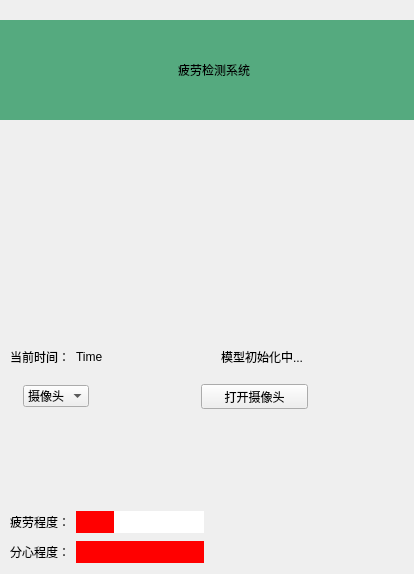
<?xml version="1.0" encoding="UTF-8"?>
<ui version="4.0">
 <class>Fatigue</class>
 <widget class="QMainWindow" name="Fatigue">
  <property name="geometry">
   <rect>
    <x>0</x>
    <y>0</y>
    <width>414</width>
    <height>574</height>
   </rect>
  </property>
  <property name="windowTitle">
   <string>Fatigue</string>
  </property>
  <widget class="QWidget" name="centralwidget">
   <layout class="QGridLayout" name="gridLayout_7">
    <property name="leftMargin">
     <number>0</number>
    </property>
    <property name="topMargin">
     <number>0</number>
    </property>
    <property name="rightMargin">
     <number>0</number>
    </property>
    <property name="bottomMargin">
     <number>0</number>
    </property>
    <property name="spacing">
     <number>0</number>
    </property>
    <item row="2" column="0">
     <widget class="QWidget" name="STATUS" native="true">
      <layout class="QGridLayout" name="gridLayout_8">
       <property name="leftMargin">
        <number>0</number>
       </property>
       <property name="topMargin">
        <number>0</number>
       </property>
       <property name="rightMargin">
        <number>0</number>
       </property>
       <property name="bottomMargin">
        <number>0</number>
       </property>
       <item row="4" column="0">
        <spacer name="verticalSpacer_3">
         <property name="orientation">
          <enum>Qt::Vertical</enum>
         </property>
         <property name="sizeType">
          <enum>QSizePolicy::Preferred</enum>
         </property>
         <property name="sizeHint" stdset="0">
          <size>
           <width>20</width>
           <height>10</height>
          </size>
         </property>
        </spacer>
       </item>
       <item row="3" column="0">
        <spacer name="verticalSpacer">
         <property name="orientation">
          <enum>Qt::Vertical</enum>
         </property>
         <property name="sizeHint" stdset="0">
          <size>
           <width>20</width>
           <height>40</height>
          </size>
         </property>
        </spacer>
       </item>
       <item row="5" column="0">
        <widget class="QWidget" name="widget_3" native="true">
         <property name="sizePolicy">
          <sizepolicy hsizetype="Expanding" vsizetype="Expanding">
           <horstretch>0</horstretch>
           <verstretch>0</verstretch>
          </sizepolicy>
         </property>
         <property name="maximumSize">
          <size>
           <width>16777215</width>
           <height>16777215</height>
          </size>
         </property>
         <layout class="QGridLayout" name="gridLayout_6">
          <property name="leftMargin">
           <number>0</number>
          </property>
          <property name="topMargin">
           <number>0</number>
          </property>
          <property name="rightMargin">
           <number>0</number>
          </property>
          <property name="bottomMargin">
           <number>0</number>
          </property>
          <item row="0" column="0">
           <widget class="QWidget" name="widget_5" native="true">
            <property name="sizePolicy">
             <sizepolicy hsizetype="Expanding" vsizetype="Expanding">
              <horstretch>0</horstretch>
              <verstretch>0</verstretch>
             </sizepolicy>
            </property>
            <layout class="QGridLayout" name="gridLayout_5">
             <property name="leftMargin">
              <number>0</number>
             </property>
             <property name="topMargin">
              <number>0</number>
             </property>
             <property name="rightMargin">
              <number>0</number>
             </property>
             <item row="1" column="2">
              <widget class="QProgressBar" name="fx_pB">
               <property name="styleSheet">
                <string notr="true">QProgressBar{border:1px;background:white;}
QProgressBar::chunk{background:red}</string>
               </property>
               <property name="value">
                <number>100</number>
               </property>
               <property name="textVisible">
                <bool>false</bool>
               </property>
              </widget>
             </item>
             <item row="0" column="0">
              <spacer name="horizontalSpacer_7">
               <property name="orientation">
                <enum>Qt::Horizontal</enum>
               </property>
               <property name="sizeType">
                <enum>QSizePolicy::Preferred</enum>
               </property>
               <property name="sizeHint" stdset="0">
                <size>
                 <width>10</width>
                 <height>20</height>
                </size>
               </property>
              </spacer>
             </item>
             <item row="1" column="1">
              <widget class="QLabel" name="label_6">
               <property name="text">
                <string>分心程度：</string>
               </property>
              </widget>
             </item>
             <item row="0" column="2">
              <widget class="QProgressBar" name="pl_pB">
               <property name="styleSheet">
                <string notr="true">QProgressBar{border:1px;background:white;}
QProgressBar::chunk{background:red}</string>
               </property>
               <property name="value">
                <number>30</number>
               </property>
               <property name="textVisible">
                <bool>false</bool>
               </property>
              </widget>
             </item>
             <item row="0" column="1">
              <widget class="QLabel" name="label_5">
               <property name="text">
                <string>疲劳程度：</string>
               </property>
              </widget>
             </item>
            </layout>
           </widget>
          </item>
          <item row="0" column="1">
           <widget class="QWidget" name="widget_4" native="true">
            <layout class="QGridLayout" name="gridLayout_4">
             <property name="leftMargin">
              <number>0</number>
             </property>
             <property name="topMargin">
              <number>0</number>
             </property>
             <property name="rightMargin">
              <number>0</number>
             </property>
             <item row="0" column="1">
              <spacer name="horizontalSpacer_10">
               <property name="orientation">
                <enum>Qt::Horizontal</enum>
               </property>
               <property name="sizeType">
                <enum>QSizePolicy::Preferred</enum>
               </property>
               <property name="sizeHint" stdset="0">
                <size>
                 <width>20</width>
                 <height>20</height>
                </size>
               </property>
              </spacer>
             </item>
             <item row="0" column="0">
              <widget class="QLabel" name="plot">
               <property name="sizePolicy">
                <sizepolicy hsizetype="Expanding" vsizetype="Expanding">
                 <horstretch>0</horstretch>
                 <verstretch>0</verstretch>
                </sizepolicy>
               </property>
               <property name="text">
                <string/>
               </property>
               <property name="pixmap">
                <pixmap resource="SOURCE/images.qrc">:/mintor.svg</pixmap>
               </property>
               <property name="scaledContents">
                <bool>true</bool>
               </property>
               <property name="alignment">
                <set>Qt::AlignCenter</set>
               </property>
              </widget>
             </item>
            </layout>
           </widget>
          </item>
         </layout>
        </widget>
       </item>
       <item row="2" column="0">
        <spacer name="verticalSpacer_5">
         <property name="orientation">
          <enum>Qt::Vertical</enum>
         </property>
         <property name="sizeType">
          <enum>QSizePolicy::Fixed</enum>
         </property>
         <property name="sizeHint" stdset="0">
          <size>
           <width>20</width>
           <height>10</height>
          </size>
         </property>
        </spacer>
       </item>
       <item row="1" column="0">
        <widget class="QWidget" name="widget_2" native="true">
         <property name="minimumSize">
          <size>
           <width>0</width>
           <height>0</height>
          </size>
         </property>
         <property name="maximumSize">
          <size>
           <width>16777215</width>
           <height>16777215</height>
          </size>
         </property>
         <layout class="QGridLayout" name="gridLayout_3">
          <property name="leftMargin">
           <number>0</number>
          </property>
          <property name="topMargin">
           <number>0</number>
          </property>
          <property name="rightMargin">
           <number>0</number>
          </property>
          <item row="1" column="4">
           <widget class="QToolButton" name="open_close_video">
            <property name="sizePolicy">
             <sizepolicy hsizetype="Expanding" vsizetype="Fixed">
              <horstretch>0</horstretch>
              <verstretch>0</verstretch>
             </sizepolicy>
            </property>
            <property name="maximumSize">
             <size>
              <width>16777215</width>
              <height>16777215</height>
             </size>
            </property>
            <property name="text">
             <string>打开摄像头</string>
            </property>
            <property name="icon">
             <iconset resource="SOURCE/images.qrc">
              <normaloff>:/triangle-play.svg</normaloff>:/triangle-play.svg</iconset>
            </property>
            <property name="autoExclusive">
             <bool>false</bool>
            </property>
            <property name="toolButtonStyle">
             <enum>Qt::ToolButtonTextBesideIcon</enum>
            </property>
            <property name="autoRaise">
             <bool>false</bool>
            </property>
           </widget>
          </item>
          <item row="0" column="3">
           <spacer name="verticalSpacer_4">
            <property name="orientation">
             <enum>Qt::Vertical</enum>
            </property>
            <property name="sizeType">
             <enum>QSizePolicy::Fixed</enum>
            </property>
            <property name="sizeHint" stdset="0">
             <size>
              <width>20</width>
              <height>1</height>
             </size>
            </property>
           </spacer>
          </item>
          <item row="1" column="2">
           <widget class="QComboBox" name="vido_cbx">
            <item>
             <property name="text">
              <string>摄像头</string>
             </property>
            </item>
           </widget>
          </item>
          <item row="1" column="5">
           <spacer name="horizontalSpacer_9">
            <property name="orientation">
             <enum>Qt::Horizontal</enum>
            </property>
            <property name="sizeType">
             <enum>QSizePolicy::Expanding</enum>
            </property>
            <property name="sizeHint" stdset="0">
             <size>
              <width>10</width>
              <height>10</height>
             </size>
            </property>
           </spacer>
          </item>
          <item row="1" column="1">
           <widget class="QLabel" name="label_7">
            <property name="sizePolicy">
             <sizepolicy hsizetype="Preferred" vsizetype="Preferred">
              <horstretch>0</horstretch>
              <verstretch>0</verstretch>
             </sizepolicy>
            </property>
            <property name="maximumSize">
             <size>
              <width>70</width>
              <height>70</height>
             </size>
            </property>
            <property name="text">
             <string/>
            </property>
            <property name="pixmap">
             <pixmap resource="SOURCE/images.qrc">:/shexiang.svg</pixmap>
            </property>
            <property name="scaledContents">
             <bool>true</bool>
            </property>
           </widget>
          </item>
          <item row="1" column="3">
           <spacer name="horizontalSpacer_4">
            <property name="orientation">
             <enum>Qt::Horizontal</enum>
            </property>
            <property name="sizeHint" stdset="0">
             <size>
              <width>40</width>
              <height>20</height>
             </size>
            </property>
           </spacer>
          </item>
          <item row="1" column="0">
           <spacer name="horizontalSpacer_6">
            <property name="orientation">
             <enum>Qt::Horizontal</enum>
            </property>
            <property name="sizeType">
             <enum>QSizePolicy::Preferred</enum>
            </property>
            <property name="sizeHint" stdset="0">
             <size>
              <width>10</width>
              <height>20</height>
             </size>
            </property>
           </spacer>
          </item>
         </layout>
        </widget>
       </item>
       <item row="0" column="0">
        <widget class="QWidget" name="widget" native="true">
         <property name="minimumSize">
          <size>
           <width>0</width>
           <height>40</height>
          </size>
         </property>
         <property name="maximumSize">
          <size>
           <width>16777215</width>
           <height>100000</height>
          </size>
         </property>
         <layout class="QGridLayout" name="gridLayout_2">
          <property name="leftMargin">
           <number>0</number>
          </property>
          <property name="topMargin">
           <number>0</number>
          </property>
          <property name="rightMargin">
           <number>0</number>
          </property>
          <property name="bottomMargin">
           <number>0</number>
          </property>
          <item row="0" column="5">
           <spacer name="horizontalSpacer_8">
            <property name="orientation">
             <enum>Qt::Horizontal</enum>
            </property>
            <property name="sizeType">
             <enum>QSizePolicy::Expanding</enum>
            </property>
            <property name="sizeHint" stdset="0">
             <size>
              <width>10</width>
              <height>20</height>
             </size>
            </property>
           </spacer>
          </item>
          <item row="0" column="1">
           <widget class="QLabel" name="label_2">
            <property name="text">
             <string>当前时间：</string>
            </property>
           </widget>
          </item>
          <item row="0" column="4">
           <widget class="QLabel" name="detect_status">
            <property name="text">
             <string>模型初始化中...</string>
            </property>
           </widget>
          </item>
          <item row="0" column="0">
           <spacer name="horizontalSpacer_5">
            <property name="orientation">
             <enum>Qt::Horizontal</enum>
            </property>
            <property name="sizeType">
             <enum>QSizePolicy::Preferred</enum>
            </property>
            <property name="sizeHint" stdset="0">
             <size>
              <width>10</width>
              <height>20</height>
             </size>
            </property>
           </spacer>
          </item>
          <item row="0" column="2">
           <widget class="QLabel" name="clock">
            <property name="maximumSize">
             <size>
              <width>130</width>
              <height>16777215</height>
             </size>
            </property>
            <property name="text">
             <string>Time</string>
            </property>
           </widget>
          </item>
          <item row="0" column="3">
           <spacer name="horizontalSpacer_3">
            <property name="orientation">
             <enum>Qt::Horizontal</enum>
            </property>
            <property name="sizeHint" stdset="0">
             <size>
              <width>40</width>
              <height>20</height>
             </size>
            </property>
           </spacer>
          </item>
         </layout>
        </widget>
       </item>
      </layout>
     </widget>
    </item>
    <item row="1" column="0">
     <widget class="QWidget" name="VIDEO" native="true">
      <property name="sizePolicy">
       <sizepolicy hsizetype="Expanding" vsizetype="Expanding">
        <horstretch>0</horstretch>
        <verstretch>0</verstretch>
       </sizepolicy>
      </property>
      <property name="maximumSize">
       <size>
        <width>16777215</width>
        <height>16777215</height>
       </size>
      </property>
      <property name="styleSheet">
       <string notr="true"/>
      </property>
      <layout class="QGridLayout" name="gridLayout">
       <property name="leftMargin">
        <number>0</number>
       </property>
       <property name="topMargin">
        <number>0</number>
       </property>
       <property name="rightMargin">
        <number>0</number>
       </property>
       <property name="bottomMargin">
        <number>0</number>
       </property>
       <item row="1" column="1">
        <spacer name="horizontalSpacer_11">
         <property name="orientation">
          <enum>Qt::Horizontal</enum>
         </property>
         <property name="sizeType">
          <enum>QSizePolicy::Maximum</enum>
         </property>
         <property name="sizeHint" stdset="0">
          <size>
           <width>10</width>
           <height>1</height>
          </size>
         </property>
        </spacer>
       </item>
       <item row="0" column="0">
        <spacer name="verticalSpacer_2">
         <property name="orientation">
          <enum>Qt::Vertical</enum>
         </property>
         <property name="sizeType">
          <enum>QSizePolicy::Fixed</enum>
         </property>
         <property name="sizeHint" stdset="0">
          <size>
           <width>20</width>
           <height>1</height>
          </size>
         </property>
        </spacer>
       </item>
       <item row="1" column="0">
        <widget class="QLabel" name="video_zoom">
         <property name="styleSheet">
          <string notr="true"/>
         </property>
         <property name="text">
          <string/>
         </property>
         <property name="pixmap">
          <pixmap resource="SOURCE/images.qrc">:/dectRect.svg</pixmap>
         </property>
         <property name="alignment">
          <set>Qt::AlignCenter</set>
         </property>
         <property name="wordWrap">
          <bool>false</bool>
         </property>
         <property name="openExternalLinks">
          <bool>false</bool>
         </property>
        </widget>
       </item>
      </layout>
     </widget>
    </item>
    <item row="0" column="0">
     <widget class="QWidget" name="TITLE" native="true">
      <property name="sizePolicy">
       <sizepolicy hsizetype="Preferred" vsizetype="Preferred">
        <horstretch>0</horstretch>
        <verstretch>0</verstretch>
       </sizepolicy>
      </property>
      <property name="minimumSize">
       <size>
        <width>0</width>
        <height>100</height>
       </size>
      </property>
      <property name="maximumSize">
       <size>
        <width>16777215</width>
        <height>60</height>
       </size>
      </property>
      <property name="styleSheet">
       <string notr="true">background-color: rgb(85, 170, 127);</string>
      </property>
      <layout class="QHBoxLayout" name="horizontalLayout">
       <property name="spacing">
        <number>6</number>
       </property>
       <property name="leftMargin">
        <number>0</number>
       </property>
       <property name="topMargin">
        <number>0</number>
       </property>
       <property name="rightMargin">
        <number>0</number>
       </property>
       <property name="bottomMargin">
        <number>0</number>
       </property>
       <item>
        <spacer name="horizontalSpacer">
         <property name="orientation">
          <enum>Qt::Horizontal</enum>
         </property>
         <property name="sizeHint" stdset="0">
          <size>
           <width>40</width>
           <height>20</height>
          </size>
         </property>
        </spacer>
       </item>
       <item>
        <widget class="QLabel" name="label_3">
         <property name="sizePolicy">
          <sizepolicy hsizetype="Preferred" vsizetype="Preferred">
           <horstretch>0</horstretch>
           <verstretch>0</verstretch>
          </sizepolicy>
         </property>
         <property name="maximumSize">
          <size>
           <width>90</width>
           <height>70</height>
          </size>
         </property>
         <property name="text">
          <string/>
         </property>
         <property name="pixmap">
          <pixmap resource="SOURCE/images.qrc">:/mintor.svg</pixmap>
         </property>
         <property name="scaledContents">
          <bool>true</bool>
         </property>
        </widget>
       </item>
       <item>
        <widget class="QLabel" name="label">
         <property name="maximumSize">
          <size>
           <width>16777215</width>
           <height>50</height>
          </size>
         </property>
         <property name="autoFillBackground">
          <bool>false</bool>
         </property>
         <property name="styleSheet">
          <string notr="true"/>
         </property>
         <property name="lineWidth">
          <number>1</number>
         </property>
         <property name="text">
          <string>疲劳检测系统</string>
         </property>
         <property name="alignment">
          <set>Qt::AlignCenter</set>
         </property>
        </widget>
       </item>
       <item>
        <spacer name="horizontalSpacer_2">
         <property name="orientation">
          <enum>Qt::Horizontal</enum>
         </property>
         <property name="sizeHint" stdset="0">
          <size>
           <width>40</width>
           <height>20</height>
          </size>
         </property>
        </spacer>
       </item>
      </layout>
     </widget>
    </item>
   </layout>
  </widget>
 </widget>
 <resources>
  <include location="SOURCE/images.qrc"/>
 </resources>
 <connections/>
</ui>
